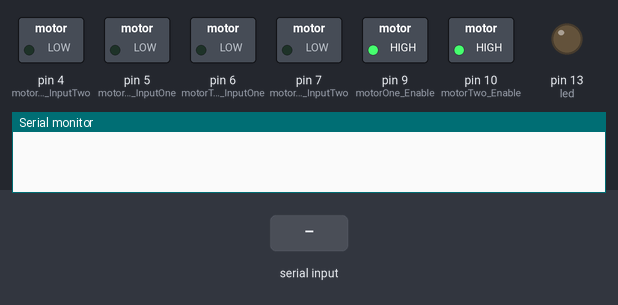
A sketch run on a simulated Arduino Uno, built with avr-gcc and run on an emulated ATmega328P. On the bench: switched loads named in the sketch (green lamp = pin HIGH), output pins drawn as LEDs (lit = HIGH), the last lines printed to the serial monitor. Inputs (shaded band) come from the test bench.

Above: at 1.2 s.
1.3 s: "R\n" received over the second serial link
At 1.6 s:
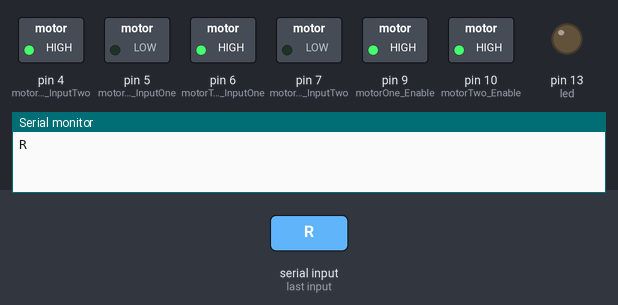
2.8 s: "L\n" received over the second serial link
At 3.9 s:
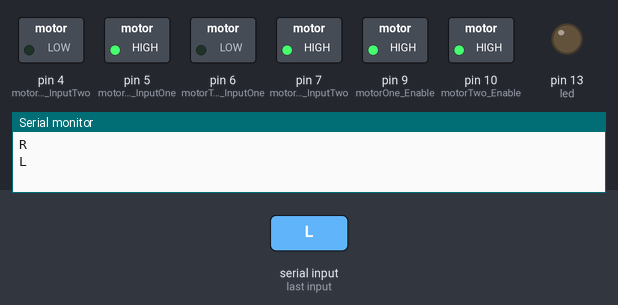
4.3 s: "F\n" received over the second serial link
At 5.1 s:
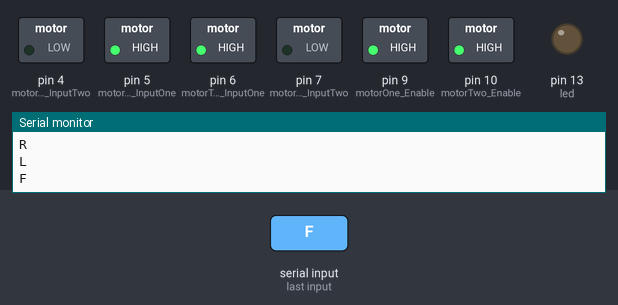
5.8 s: "B\n" received over the second serial link
At 6.2 s:
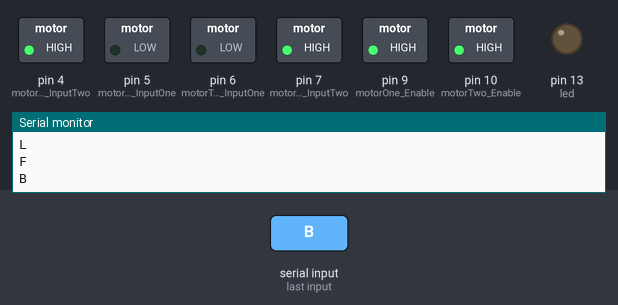
Timing chart, 0 to 8.3 s (numbered marks = the images above; inputs shaded):
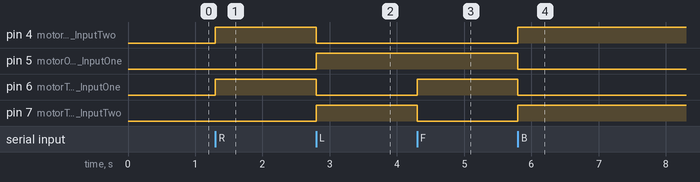

The sketch:

arduino_car.ino
```cpp
#include <SoftwareSerial.h>
//UART TO HM10 Module
const int bluRX_ardTXpin = 2;
const int bluTX_ardRXpin = 3;
SoftwareSerial bluetooth(bluTX_ardRXpin, bluRX_ardTXpin);
//Pins
const int motorOne_InputTwo=4;
const int motorOne_InputOne=5;
const int motorOne_Enable=9;
const int motorTwo_Enable=10;
const int motorTwo_InputOne=6;
const int motorTwo_InputTwo=7;

int led=13;
void setup() {
  // put your setup code here, to run once:
  for(int i=4; i<=10; i++){
    if(i==8)
      continue;
  pinMode(i,OUTPUT);
  }
  //motor speeds
  digitalWrite(motorOne_Enable, HIGH);
  digitalWrite(motorTwo_Enable, HIGH);
  pinMode(led,OUTPUT);
  digitalWrite(led,LOW);
  bluetooth.begin(38400);
  Serial.begin(9600);
}

void loop() {
  // put your main code here, to run repeatedly:
  char charBuffer[20];//most we would ever see
  if(bluetooth.available()>0){
    //indexing starts at 0 so if we read in 'cool' we have 4 bytes
    //but we are going from 0 to 3 therefore at index 4 we set to null
    //then read only from 0 to 3 to retrieve our input of 'cool'
    int numberOfBytesReceived = bluetooth.readBytesUntil('\n', charBuffer, 19);
    charBuffer[numberOfBytesReceived] = NULL;
    int index = numberOfBytesReceived-1;
    Serial.println(charBuffer[index]);
    if(charBuffer[index]=='S'){
      digitalWrite(motorTwo_InputOne,LOW);
      digitalWrite(motorTwo_InputTwo,LOW);
      digitalWrite(motorOne_InputOne,LOW);
      digitalWrite(motorOne_InputTwo,LOW);
    }
    if(charBuffer[index]=='R'){
      digitalWrite(motorTwo_InputOne,HIGH);
      digitalWrite(motorTwo_InputTwo,LOW);
      digitalWrite(motorOne_InputOne,LOW);
      digitalWrite(motorOne_InputTwo,HIGH);
    }
    if(charBuffer[index]=='L'){
      digitalWrite(motorTwo_InputOne,LOW);
      digitalWrite(motorTwo_InputTwo,HIGH);
      digitalWrite(motorOne_InputOne,HIGH);
      digitalWrite(motorOne_InputTwo,LOW);
    }
    if(charBuffer[index]=='F'){
      digitalWrite(motorTwo_InputOne,HIGH);
      digitalWrite(motorTwo_InputTwo,LOW);
      digitalWrite(motorOne_InputOne,HIGH);
      digitalWrite(motorOne_InputTwo,LOW);
    }
    if(charBuffer[index]=='B'){
      digitalWrite(motorTwo_InputOne,LOW);
      digitalWrite(motorTwo_InputTwo,HIGH);
      digitalWrite(motorOne_InputOne,LOW);
      digitalWrite(motorOne_InputTwo,HIGH);
    }
  }
}
```

Measured:
- after the input at 1.3 s, pin 4 (motorOne_InputTwo), pin 6 (motorTwo_InputOne): LOW → HIGH at once
- after the input at 2.8 s, pin 4 (motorOne_InputTwo), pin 6 (motorTwo_InputOne): HIGH → LOW at once; pin 5 (motorOne_InputOne), pin 7 (motorTwo_InputTwo): LOW → HIGH at once
- after the input at 4.3 s, pin 6 (motorTwo_InputOne): LOW → HIGH at once; pin 7 (motorTwo_InputTwo): HIGH → LOW at once
- after the input at 5.8 s, pin 4 (motorOne_InputTwo), pin 7 (motorTwo_InputTwo): LOW → HIGH at once; pin 5 (motorOne_InputOne), pin 6 (motorTwo_InputOne): HIGH → LOW at once
